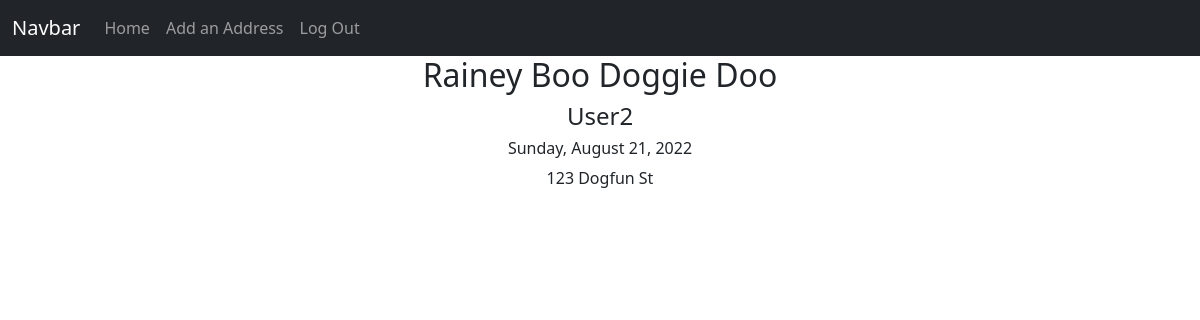
Page /addresses/4 (signed in) on the committed database.
### app/models.py (models this page shows, shortened)
class Address(db.Model):
    id = db.Column(db.Integer, primary_key=True)
    name = db.Column(db.String(100), nullable=False)
    streetaddress = db.Column(db.String(300), nullable=False)
    city = db.Column(db.String(100), nullable=False)
    state = db.Column(db.String(100), nullable=False)
    zipcode = db.Column(db.String(100), nullable=False)
    country = db.Column(db.String(100), nullable=False)
    date_created = db.Column(db.DateTime, nullable=False, default=datetime.utcnow)
    user_id =db.Column(db.Integer, db.ForeignKey('user.id')) # SQL equivalent = FOREIGN KEY(user_id) REFERENCES user(id)

class User(db.Model, UserMixin):
    id = db.Column(db.Integer, primary_key=True)
    email = db.Column(db.String(50), nullable=False, unique=True)
    username = db.Column(db.String(50), nullable=False, unique=True)
    password = db.Column(db.String(256), nullable=False)
    date_created = db.Column(db.DateTime, nullable=False, default=datetime.utcnow)
    addresses = db.relationship('Address', backref='author',lazy='dynamic')

### app/routes.py (the view)
@app.route('/addresses/<address_id>')
@login_required
def view_address(address_id):
    address = Address.query.get_or_404(address_id)
    return render_template('address.html', address=address)

### app/models.py (called while the page is built)
@login.user_loader
def load_user(user_id):
    return User.query.get(user_id)

### app/templates/address.html (shortened to what this page needs)
{% extends 'base.html' %}
{% block content %}
    <h2 class="text-center">{{ address.name }}</h2>
    <h4 class="text-center">{{ address.author.username }}</h4>
    <h6 class="text-center"> {{address.date_created.strftime('%A, %B %d, %Y') }}</h6>
    <p class="text-center">{{ address.streetaddress }}</p>
{% endblock content %}

### rows in the picture
Address: name "Rainey Boo Doggie Doo", date_created "Sunday, August 21, 2022", streetaddress "123 Dogfun St"
User: author.username "User2"
